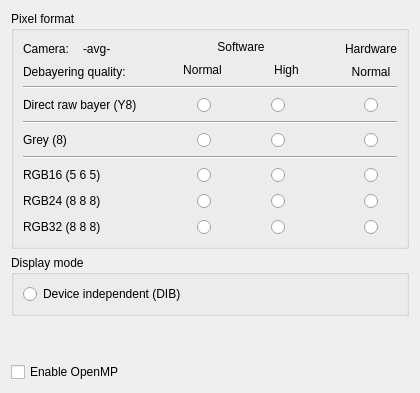
     <widget class="QWidget" name="Format">
      <attribute name="title">
       <string>&amp;Format</string>
      </attribute>
      <layout class="QGridLayout" name="gridLayout3">
       <item row="0" column="0">
        <widget class="QGroupBox" name="groupBox_2">
         <property name="sizePolicy">
          <sizepolicy hsizetype="Minimum" vsizetype="Minimum">
           <horstretch>0</horstretch>
           <verstretch>0</verstretch>
          </sizepolicy>
         </property>
         <property name="title">
          <string>Pixel format</string>
         </property>
         <layout class="QGridLayout" name="gridLayout_10">
          <item row="1" column="0">
           <layout class="QGridLayout" name="gridLayout_4">
            <property name="sizeConstraint">
             <enum>QLayout::SetMinimumSize</enum>
            </property>
            <item row="0" column="0">
             <widget class="QLabel" name="label_camera">
              <property name="text">
               <string>Camera:</string>
              </property>
             </widget>
            </item>
            <item row="0" column="1">
             <widget class="QLabel" name="label_camera_bandwith">
              <property name="text">
               <string>-avg-</string>
              </property>
              <property name="alignment">
               <set>Qt::AlignLeading|Qt::AlignLeft|Qt::AlignVCenter</set>
              </property>
             </widget>
            </item>
            <item row="1" column="0" colspan="2">
             <widget class="QLabel" name="label_debayering">
              <property name="text">
               <string>Debayering quality:</string>
              </property>
             </widget>
            </item>
           </layout>
          </item>
          <item row="1" column="2">
           <layout class="QGridLayout" name="gridLayout_6">
            <property name="sizeConstraint">
             <enum>QLayout::SetMinimumSize</enum>
            </property>
            <item row="0" column="0">
             <widget class="QLabel" name="label_11">
              <property name="text">
               <string>Hardware</string>
              </property>
              <property name="alignment">
               <set>Qt::AlignCenter</set>
              </property>
             </widget>
            </item>
            <item row="1" column="0">
             <widget class="QLabel" name="label_hw3x3">
              <property name="text">
               <string>Normal</string>
              </property>
              <property name="alignment">
               <set>Qt::AlignCenter</set>
              </property>
             </widget>
            </item>
           </layout>
          </item>
          <item row="2" column="0" colspan="3">
           <widget class="Line" name="line_4">
            <property name="orientation">
             <enum>Qt::Horizontal</enum>
            </property>
           </widget>
          </item>
          <item row="3" column="0">
           <layout class="QGridLayout" name="gridLayout_8">
            <property name="sizeConstraint">
             <enum>QLayout::SetNoConstraint</enum>
            </property>
            <item row="0" column="0">
             <widget class="QLabel" name="label_raw_bayer8">
              <property name="text">
               <string>Direct raw bayer (Y8)</string>
              </property>
             </widget>
            </item>
           </layout>
          </item>
          <item row="3" column="2">
           <layout class="QGridLayout" name="gridLayout_9">
            <property name="sizeConstraint">
             <enum>QLayout::SetFixedSize</enum>
            </property>
            <item row="0" column="0">
             <widget class="QRadioButton" name="rb_raw_bayer8_hw">
              <property name="sizePolicy">
               <sizepolicy hsizetype="Fixed" vsizetype="Fixed">
                <horstretch>0</horstretch>
                <verstretch>0</verstretch>
               </sizepolicy>
              </property>
              <property name="minimumSize">
               <size>
                <width>0</width>
                <height>20</height>
               </size>
              </property>
              <property name="text">
               <string/>
              </property>
             </widget>
            </item>
           </layout>
          </item>
          <item row="4" column="0" colspan="3">
           <widget class="Line" name="line_5">
            <property name="orientation">
             <enum>Qt::Horizontal</enum>
            </property>
           </widget>
          </item>
          <item row="5" column="0">
           <layout class="QGridLayout" name="gridLayout_13">
            <item row="0" column="0">
             <widget class="QLabel" name="label_4">
              <property name="text">
               <string>Grey (8)</string>
              </property>
             </widget>
            </item>
           </layout>
          </item>
          <item row="5" column="1">
           <layout class="QGridLayout" name="gridLayout_12">
            <item row="0" column="0">
             <widget class="QRadioButton" name="rb_grey8_3x3">
              <property name="sizePolicy">
               <sizepolicy hsizetype="Fixed" vsizetype="Fixed">
                <horstretch>0</horstretch>
                <verstretch>0</verstretch>
               </sizepolicy>
              </property>
              <property name="minimumSize">
               <size>
                <width>0</width>
                <height>20</height>
               </size>
              </property>
              <property name="text">
               <string/>
              </property>
             </widget>
            </item>
            <item row="0" column="1">
             <widget class="QRadioButton" name="rb_grey8_5x5">
              <property name="sizePolicy">
               <sizepolicy hsizetype="Fixed" vsizetype="Fixed">
                <horstretch>0</horstretch>
                <verstretch>0</verstretch>
               </sizepolicy>
              </property>
              <property name="minimumSize">
               <size>
                <width>0</width>
                <height>20</height>
               </size>
              </property>
              <property name="text">
               <string/>
              </property>
             </widget>
            </item>
           </layout>
          </item>
          <item row="5" column="2">
           <layout class="QGridLayout" name="gridLayout_11">
            <property name="sizeConstraint">
             <enum>QLayout::SetMaximumSize</enum>
            </property>
            <property name="leftMargin">
             <number>0</number>
            </property>
            <item row="0" column="0">
             <widget class="QRadioButton" name="rb_grey8_hw">
              <property name="sizePolicy">
               <sizepolicy hsizetype="Fixed" vsizetype="Fixed">
                <horstretch>0</horstretch>
                <verstretch>0</verstretch>
               </sizepolicy>
              </property>
              <property name="minimumSize">
               <size>
                <width>0</width>
                <height>20</height>
               </size>
              </property>
              <property name="text">
               <string/>
              </property>
             </widget>
            </item>
           </layout>
          </item>
          <item row="6" column="0" colspan="3">
           <widget class="Line" name="line_6">
            <property name="orientation">
             <enum>Qt::Horizontal</enum>
            </property>
           </widget>
          </item>
          <item row="7" column="0">
           <layout class="QGridLayout" name="gridLayout_20">
            <item row="0" column="0">
             <widget class="QLabel" name="label_14">
              <property name="text">
               <string>RGB16 (5 6 5)</string>
              </property>
             </widget>
            </item>
            <item row="1" column="0">
             <widget class="QLabel" name="label_15">
              <property name="text">
               <string>RGB24 (8 8 8)</string>
              </property>
             </widget>
            </item>
            <item row="2" column="0">
             <widget class="QLabel" name="label_16">
              <property name="text">
               <string>RGB32 (8 8 8)</string>
              </property>
             </widget>
            </item>
           </layout>
          </item>
          <item row="7" column="1">
           <layout class="QGridLayout" name="gridLayout_21">
            <item row="0" column="0">
             <widget class="QRadioButton" name="rb_rgb16_3x3">
              <property name="sizePolicy">
               <sizepolicy hsizetype="Fixed" vsizetype="Fixed">
                <horstretch>0</horstretch>
                <verstretch>0</verstretch>
               </sizepolicy>
              </property>
              <property name="minimumSize">
               <size>
                <width>0</width>
                <height>20</height>
               </size>
              </property>
              <property name="text">
               <string/>
              </property>
             </widget>
            </item>
            <item row="0" column="1">
             <widget class="QRadioButton" name="rb_rgb16_5x5">
              <property name="sizePolicy">
               <sizepolicy hsizetype="Fixed" vsizetype="Fixed">
                <horstretch>0</horstretch>
                <verstretch>0</verstretch>
               </sizepolicy>
              </property>
              <property name="minimumSize">
               <size>
                <width>0</width>
                <height>20</height>
               </size>
              </property>
              <property name="text">
               <string/>
              </property>
             </widget>
            </item>
            <item row="1" column="0">
             <widget class="QRadioButton" name="rb_rgb24_3x3">
              <property name="sizePolicy">
               <sizepolicy hsizetype="Fixed" vsizetype="Fixed">
                <horstretch>0</horstretch>
                <verstretch>0</verstretch>
               </sizepolicy>
              </property>
              <property name="minimumSize">
               <size>
                <width>0</width>
                <height>20</height>
               </size>
              </property>
              <property name="text">
               <string/>
              </property>
             </widget>
            </item>
            <item row="1" column="1">
             <widget class="QRadioButton" name="rb_rgb24_5x5">
              <property name="sizePolicy">
               <sizepolicy hsizetype="Fixed" vsizetype="Fixed">
                <horstretch>0</horstretch>
                <verstretch>0</verstretch>
               </sizepolicy>
              </property>
              <property name="minimumSize">
               <size>
                <width>0</width>
                <height>20</height>
               </size>
              </property>
              <property name="text">
               <string/>
              </property>
             </widget>
            </item>
            <item row="2" column="0">
             <widget class="QRadioButton" name="rb_rgb32_3x3">
              <property name="sizePolicy">
               <sizepolicy hsizetype="Fixed" vsizetype="Fixed">
                <horstretch>0</horstretch>
                <verstretch>0</verstretch>
               </sizepolicy>
              </property>
              <property name="minimumSize">
               <size>
                <width>0</width>
                <height>20</height>
               </size>
              </property>
              <property name="text">
               <string/>
              </property>
             </widget>
            </item>
            <item row="2" column="1">
             <widget class="QRadioButton" name="rb_rgb32_5x5">
              <property name="sizePolicy">
               <sizepolicy hsizetype="Fixed" vsizetype="Fixed">
                <horstretch>0</horstretch>
                <verstretch>0</verstretch>
               </sizepolicy>
              </property>
              <property name="minimumSize">
               <size>
                <width>0</width>
                <height>20</height>
               </size>
              </property>
              <property name="text">
               <string/>
              </property>
             </widget>
            </item>
           </layout>
          </item>
          <item row="7" column="2">
           <layout class="QGridLayout" name="gridLayout_34">
            <item row="0" column="0">
             <widget class="QRadioButton" name="rb_rgb16_hw">
              <property name="sizePolicy">
               <sizepolicy hsizetype="Fixed" vsizetype="Fixed">
                <horstretch>0</horstretch>
                <verstretch>0</verstretch>
               </sizepolicy>
              </property>
              <property name="minimumSize">
               <size>
                <width>0</width>
                <height>20</height>
               </size>
              </property>
              <property name="text">
               <string/>
              </property>
             </widget>
            </item>
            <item row="1" column="0">
             <widget class="QRadioButton" name="rb_rgb24_hw">
              <property name="sizePolicy">
               <sizepolicy hsizetype="Fixed" vsizetype="Fixed">
                <horstretch>0</horstretch>
                <verstretch>0</verstretch>
               </sizepolicy>
              </property>
              <property name="minimumSize">
               <size>
                <width>0</width>
                <height>20</height>
               </size>
              </property>
              <property name="text">
               <string/>
              </property>
             </widget>
            </item>
            <item row="2" column="0">
             <widget class="QRadioButton" name="rb_rgb32_hw">
              <property name="sizePolicy">
               <sizepolicy hsizetype="Fixed" vsizetype="Fixed">
                <horstretch>0</horstretch>
                <verstretch>0</verstretch>
               </sizepolicy>
              </property>
              <property name="minimumSize">
               <size>
                <width>0</width>
                <height>20</height>
               </size>
              </property>
              <property name="text">
               <string/>
              </property>
             </widget>
            </item>
           </layout>
          </item>
          <item row="3" column="1">
           <layout class="QGridLayout" name="gridLayout_7">
            <property name="sizeConstraint">
             <enum>QLayout::SetFixedSize</enum>
            </property>
            <item row="0" column="1">
             <widget class="QRadioButton" name="rb_raw_bayer8_3x3">
              <property name="enabled">
               <bool>true</bool>
              </property>
              <property name="sizePolicy">
               <sizepolicy hsizetype="Fixed" vsizetype="Fixed">
                <horstretch>0</horstretch>
                <verstretch>0</verstretch>
               </sizepolicy>
              </property>
              <property name="minimumSize">
               <size>
                <width>0</width>
                <height>20</height>
               </size>
              </property>
              <property name="styleSheet">
               <string notr="true"/>
              </property>
              <property name="text">
               <string/>
              </property>
             </widget>
            </item>
            <item row="0" column="2">
             <widget class="QRadioButton" name="rb_raw_bayer8_5x5">
              <property name="enabled">
               <bool>true</bool>
              </property>
              <property name="sizePolicy">
               <sizepolicy hsizetype="Fixed" vsizetype="Fixed">
                <horstretch>60</horstretch>
                <verstretch>0</verstretch>
               </sizepolicy>
              </property>
              <property name="minimumSize">
               <size>
                <width>0</width>
                <height>20</height>
               </size>
              </property>
              <property name="text">
               <string/>
              </property>
             </widget>
            </item>
           </layout>
          </item>
          <item row="1" column="1">
           <layout class="QGridLayout" name="gridLayout_14">
            <property name="sizeConstraint">
             <enum>QLayout::SetMinimumSize</enum>
            </property>
            <item row="0" column="1" colspan="3">
             <widget class="QLabel" name="label_12">
              <property name="text">
               <string>Software</string>
              </property>
              <property name="alignment">
               <set>Qt::AlignCenter</set>
              </property>
             </widget>
            </item>
            <item row="1" column="1">
             <widget class="QLabel" name="label_sw3x3">
              <property name="sizePolicy">
               <sizepolicy hsizetype="Preferred" vsizetype="Preferred">
                <horstretch>0</horstretch>
                <verstretch>0</verstretch>
               </sizepolicy>
              </property>
              <property name="text">
               <string>Normal</string>
              </property>
              <property name="alignment">
               <set>Qt::AlignCenter</set>
              </property>
             </widget>
            </item>
            <item row="1" column="3">
             <widget class="QLabel" name="label_sw5x5">
              <property name="sizePolicy">
               <sizepolicy hsizetype="Preferred" vsizetype="Preferred">
                <horstretch>0</horstretch>
                <verstretch>0</verstretch>
               </sizepolicy>
              </property>
              <property name="text">
               <string>High</string>
              </property>
              <property name="alignment">
               <set>Qt::AlignCenter</set>
              </property>
             </widget>
            </item>
            <item row="1" column="4">
             <spacer name="horizontalSpacer_4">
              <property name="orientation">
               <enum>Qt::Horizontal</enum>
              </property>
              <property name="sizeHint" stdset="0">
               <size>
                <width>40</width>
                <height>20</height>
               </size>
              </property>
             </spacer>
            </item>
            <item row="1" column="2">
             <spacer name="horizontalSpacer_3">
              <property name="orientation">
               <enum>Qt::Horizontal</enum>
              </property>
              <property name="sizeHint" stdset="0">
               <size>
                <width>40</width>
                <height>20</height>
               </size>
              </property>
             </spacer>
            </item>
            <item row="1" column="0">
             <spacer name="horizontalSpacer_2">
              <property name="orientation">
               <enum>Qt::Horizontal</enum>
              </property>
              <property name="sizeHint" stdset="0">
               <size>
                <width>40</width>
                <height>20</height>
               </size>
              </property>
             </spacer>
            </item>
           </layout>
          </item>
         </layout>
        </widget>
       </item>
       <item row="1" column="0">
        <widget class="QGroupBox" name="groupBox">
         <property name="minimumSize">
          <size>
           <width>0</width>
           <height>30</height>
          </size>
         </property>
         <property name="title">
          <string>Display mode</string>
         </property>
         <layout class="QGridLayout" name="gridLayout_2">
          <item row="0" column="0">
           <widget class="QRadioButton" name="rb_display_dib">
            <property name="text">
             <string>Device independent (DIB)</string>
            </property>
           </widget>
          </item>
         </layout>
        </widget>
       </item>
       <item row="2" column="0">
        <spacer name="verticalSpacer_3">
         <property name="orientation">
          <enum>Qt::Vertical</enum>
         </property>
         <property name="sizeHint" stdset="0">
          <size>
           <width>20</width>
           <height>40</height>
          </size>
         </property>
        </spacer>
       </item>
       <item row="3" column="0">
        <widget class="QCheckBox" name="chkOpenMP_Enable">
         <property name="text">
          <string>Enable OpenMP</string>
         </property>
        </widget>
       </item>
      </layout>
     </widget>
